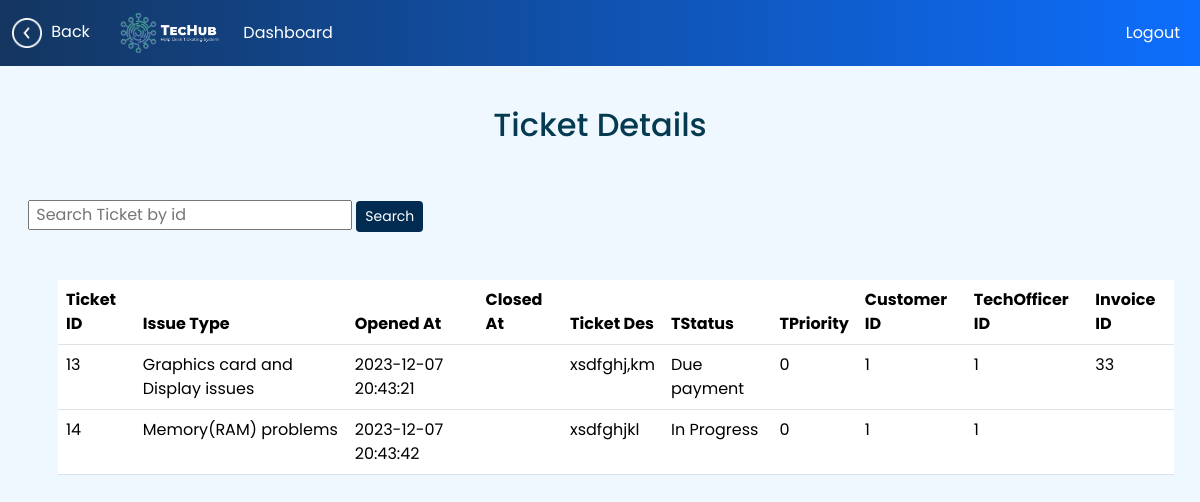
Screenshot of /AdminTicket.php (signed in) with the database file from the repository.
### tables this page shows
CREATE TABLE `ticket` (
  `TicketId` int(11) NOT NULL,
  `OpenDateTime` datetime DEFAULT current_timestamp(),
  `ClosedDateTime` date DEFAULT NULL,
  `TStatus` varchar(255) NOT NULL,
  `TPriority` int(11) NOT NULL,
  `TicketDes` varchar(255) NOT NULL,
  `customerEmail` varchar(255) DEFAULT NULL,
  `IssueType` varchar(255) DEFAULT NULL,
  `Telephone` varchar(255) DEFAULT NULL,
  `CustomerId` int(11) DEFAULT NULL,
  `TechOfficerId` int(11) DEFAULT NULL,
  `InvoiceId` int(11) DEFAULT NULL,
  `AcceptDateTime` datetime DEFAULT NULL
);

### AdminTicket.php (the view, shortened to what this page needs)
<?php
    include('header-back.php');
?>
<!DOCTYPE html>
<html lang="en">
<head>
</head>
<body>
    <section>
        <h2 class="m-4 p-3 titleSt">Ticket Details</h2>
        <form action="" method="post">
            <div class="container m-3">
                <input type="number" placeholder=" Search Ticket by id" name="Ticketid">
                <button class="btn btn-sm searchBtn" name="submitt">Search</button>
            </div>
        </form>
        <section>
            <div class="container">
                <div class="row">
                    <div class="table mb-4">
                        <table class="table m-3">
                            <thead style="background-color: #033a6c;" class="text-white">
                                <tr>
                                    <th>Ticket ID</th>
                                    <th>Issue Type</th>
                                    <th>Opened At</th>
                                    <th>Closed At</th>
                                    <th>Ticket Des</th>
                                    <th>TStatus</th>
                                    <th>TPriority</th>
                                    <th>Customer ID</th>
                                    <th>TechOfficer ID</th>
                                    <th>Invoice ID</th>
                                </tr>
                            </thead>
                            <tbody style="background-color: #FAF1E4;">
                                <?php
                                    $sql = "SELECT * FROM ticket";
                                    $result = mysqli_query($conn,$sql);
                                    $tickets = mysqli_fetch_all($result, MYSQLI_ASSOC);
                                    foreach($tickets as $ticket){ ?>
                                        <tr>
                                            <td> <?php echo $ticket['TicketId'] ?> </td>
                                            <td> <?php echo $ticket['IssueType'] ?> </td>
                                            <td> <?php echo $ticket['OpenDateTime'] ?> </td>
                                            <td> <?php echo $ticket['ClosedDateTime'] ?> </td>
                                            <td> <?php echo $ticket['TicketDes'] ?> </td>
                                            <td> <?php echo $ticket['TStatus'] ?> </td>
                                            <td> <?php echo $ticket['TPriority'] ?> </td>
                                            <td> <?php echo $ticket['CustomerId'] ?> </td>
                                            <td> <?php echo $ticket['TechOfficerId'] ?> </td>
                                            <td> <?php echo $ticket['InvoiceId'] ?> </td>
                                        </tr>
                                    <?php } ?>
                            </tbody>
                        </table>
                    </div>
                </div>
            </div>
        </section>
    </section>
</body>
</html>

### header.css (style rules this page uses)
html, body { background-color: aliceblue; font-family: 'Poppins', sans-serif; }

### AdminTicket.php (style rules this page uses)
.searchBtn { background-color: #022b51; color: white; }
.titleSt { color: #053B50; text-align: center; }

### rows the page displays
ticket: TicketId "13", IssueType "Graphics card and Display issues", OpenDateTime "2023-12-07 20:43:21", TicketDes "xsdfghj,km", TStatus "Due payment", TPriority "0", CustomerId "1", TechOfficerId "1", InvoiceId "33"
ticket: TicketId "14", IssueType "Memory(RAM) problems", OpenDateTime "2023-12-07 20:43:42", TicketDes "xsdfghjkl", TStatus "In Progress", TPriority "0", CustomerId "1", TechOfficerId "1"
